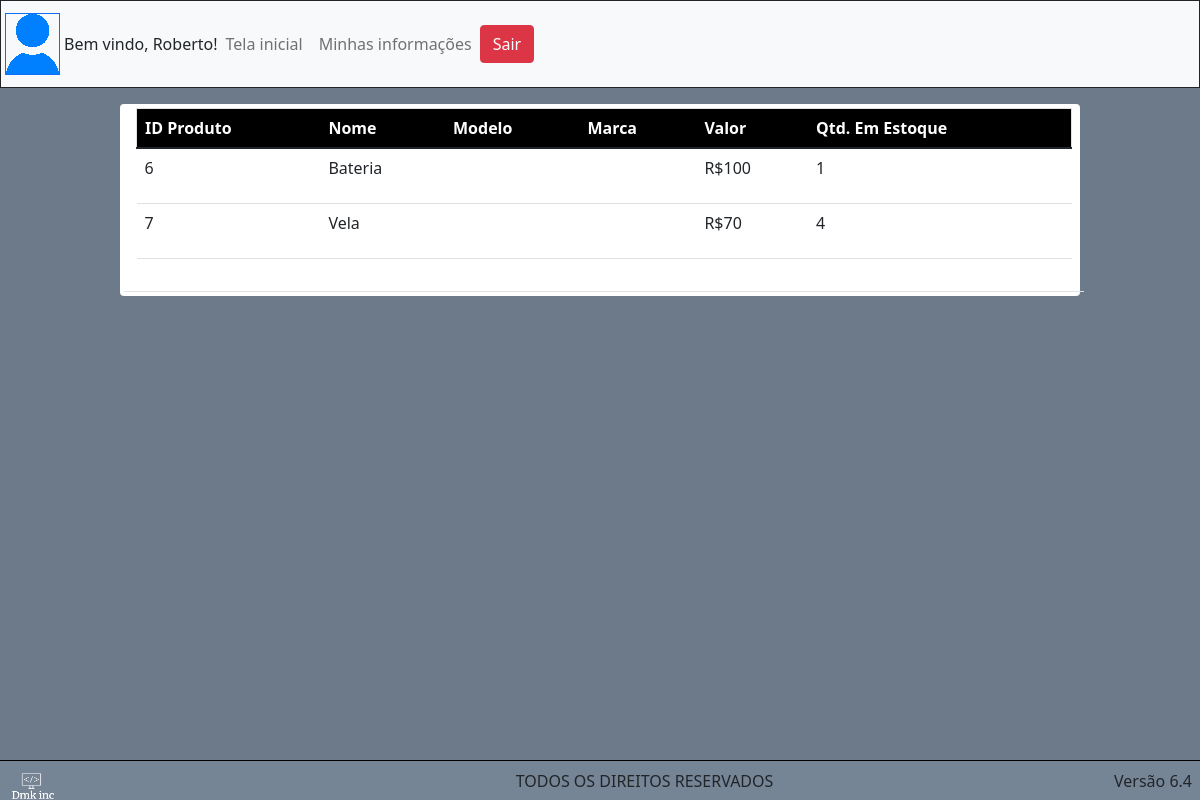
Screenshot of /alert.php with the database file from the repository.
### tables this page shows
CREATE TABLE `tb_produto` (
  `id_produto` int(11) NOT NULL,
  `nm_produto` varchar(70) NOT NULL,
  `vl_produto` decimal(10,0) NOT NULL,
  `ds_marca` varchar(70) NOT NULL,
  `ds_modelo` varchar(70) NOT NULL
);

CREATE TABLE `tb_estoque` (
  `id_estoque` int(11) NOT NULL,
  `ds_quantidade` int(11) DEFAULT NULL,
  `id_produto` int(11) NOT NULL
);

### php/useFunctions.php (the view, shortened to what this page needs)
<?php
function numberOfProduct(){
  include 'connect.php';
  $sql = "SELECT * FROM tb_produto ORDER BY id_produto DESC LIMIT 1";
  $dados = mysqli_query($conection, $sql);
  $linha = mysqli_fetch_assoc($dados);
  return $linha['id_produto'];
}
function showLowItens(){
  include 'connect.php';
  for($i = 0; $i <= numberOfProduct(); $i++){
      $sql = "SELECT p.id_produto, e.ds_quantidade, p.nm_produto, p.vl_produto, p.ds_marca, p.ds_modelo FROM tb_estoque as e
      INNER JOIN tb_produto as p on e.id_produto = p.id_produto where p.id_produto = $i and e.ds_quantidade < 5;";
      $dados = mysqli_query($conection, $sql);
      $linha = mysqli_fetch_assoc($dados);
      if($linha != null){
          echo
          "<tr>
              <td>
                <p>".$linha['id_produto']."</p>
              </td>
              <td>
                <p>".$linha['nm_produto']."</p>
              </td>
              <td>
                <p>".$linha['ds_modelo']."</p>
              </td>
              <td>
                <p>".$linha['ds_marca']."</p>
              </td>
              <td>
                <p> R$".$linha['vl_produto']."</p>
              </td>
              <td>
                <p>".$linha['ds_quantidade']."</p>
              </td>
            </tr>";
      }
  }
}

### Styles/main.css (style rules this page uses)
.container-inicial { width: 100%; height: 100vh; background: #6C7A89; }

### rows the page displays
tb_produto: tb_produto.id_produto "6", tb_produto.nm_produto "Bateria", tb_produto.vl_produto "100", tb_estoque.ds_quantidade "1", tb_produto.id_produto "7", tb_produto.nm_produto "Vela", tb_produto.vl_produto "70", tb_estoque.ds_quantidade "4"
